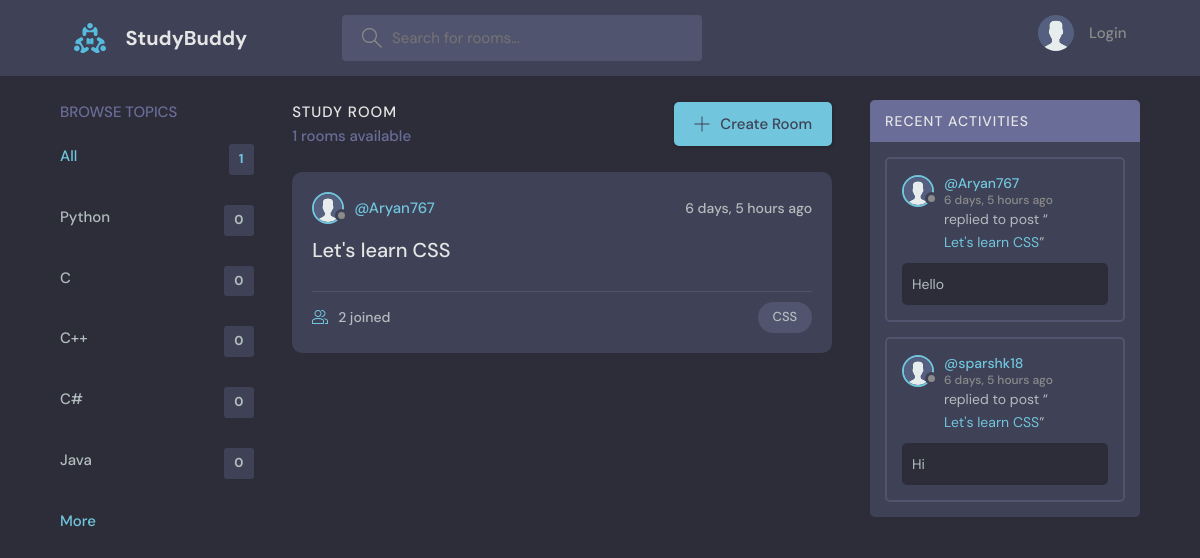
The page / on the database its author committed.
### base/models.py (models this page shows, shortened)
class Topic(models.Model):
    name = models.CharField(max_length=200)

class Room(models.Model):
    host = models.ForeignKey(User, on_delete=models.CASCADE, null=True)
    topic = models.ForeignKey(Topic, on_delete=models.CASCADE, null=True)
    name = models.CharField(max_length=200)
    description = models.TextField(null=True, blank=True)
    participants = models.ManyToManyField(User, related_name='participants', blank=True)
    updated = models.DateTimeField(auto_now=True)
    created = models.DateTimeField(auto_now_add=True)
    class Meta:
        ordering = ['-updated', '-created']

class Message(models.Model):
    user = models.ForeignKey(User, on_delete=models.CASCADE)
    room = models.ForeignKey(Room, on_delete=models.CASCADE)
    body = models.TextField()
    updated = models.DateTimeField(auto_now=True)
    created = models.DateTimeField(auto_now_add=True)
    class Meta:
        ordering = ['-updated', '-created']

### base/views.py (the view)
# urls.py: 2. Add a URL to urlpatterns:  path('', views.home, name='home')
def home(request):
    q = request.GET.get('q') if request.GET.get('q') != None else ''
    rooms = Room.objects.filter(
        Q(topic__name__icontains=q) |
        Q(name__icontains=q) |
        Q(description__icontains=q))
    topics = Topic.objects.all()[0:5]
    room_count = rooms.count()
    room_messages = Message.objects.filter(Q(room__name__icontains=q))
    context = {'rooms' : rooms, 'topics' : topics, 'room_count' : room_count, 'room_messages' : room_messages}
    return render(request, 'base/home.html', context)

### base/templates/base/home.html (shortened to what this page needs)
{% extends 'main.html' %}
{% block content %}
<main class="layout layout--3">
  <div class="container">
    {% include 'base/topics_component.html' %}
    <div class="roomList">
      <div class="roomList__header">
        <div>
          <h2>Study Room</h2>
          <p>{{room_count}} rooms available</p>
        </div>
        <a class="btn btn--main" href="{% url 'create-room' %}">
          <svg version="1.1" xmlns="http://www.w3.org/2000/svg" width="32" height="32" viewBox="0 0 32 32">
            <title>add</title>
            <path
              d="M16.943 0.943h-1.885v14.115h-14.115v1.885h14.115v14.115h1.885v-14.115h14.115v-1.885h-14.115v-14.115z"
            ></path>
          </svg>
          Create Room
        </a>
      </div>
      {% include 'base/feed_component.html' %}
    </div>
  {% include 'base/activity_component.html' %}
  </div>
</main>
{% endblock content %}

### base/templates/base/topics_component.html
<div class="topics">
    <div class="topics__header">
      <h2>Browse Topics</h2>
    </div>
    <ul class="topics__list">
      <li>
        <a href="{% url 'home' %}" class="active">All <span>{{room_count}}</span></a>
      </li>
      {% for topic in topics %}
      <li>
        <a href="{% url 'home' %}?q={{topic.name}}">{{ topic.name }}<span>{{topic.room_set.all.count}}</span></a>
      </li>
      {% endfor %}
      <a class="btn btn--link" href="{% url 'home_2' %}">
        More
      </a>
    </ul>
  </div>

### base/templates/base/feed_component.html (shortened to what this page needs)
{% load static %}
{% for room in rooms %}
<div class="roomListRoom">
        <div class="roomListRoom__header">
            <a href="{% url 'user-profile' room.host.id %}" class="roomListRoom__author">
                <div class="avatar avatar--small">
                    <img src="{% static 'images/avatar.svg' %}" />
                </div>
                <span>@{{room.host.username}}</span>
            </a>
            <div class="roomListRoom__actions">
            <span>{{room.created|timesince}} ago</span>
        </div>
    </div>
    <div class="roomListRoom__content">
        <a href="{% url 'room' room.id %}">{{room.name}}</a>
    </div>
    <div class="roomListRoom__meta">
        <a href="{% url 'room' room.id %}" class="roomListRoom__joined">
            {{room.participants.all.count}} joined
        </a>
        <p class="roomListRoom__topic">{{room.topic.name}}</p>
    </div>
</div>
{% endfor %}

### base/templates/base/activity_component.html (shortened to what this page needs)
{% load static %}
<div class="activities">
    <div class="activities__header">
      <h2>Recent Activities</h2>
    </div>
    {% for message in room_messages %}
    <div class="activities__box">
      <div class="activities__boxHeader roomListRoom__header">
        <a href="{% url 'user-profile' message.user.id %}" class="roomListRoom__author">
          <div class="avatar avatar--small">
            <img src="{% static 'images/avatar.svg' %}" />
          </div>
          <p>
            @{{ message.user }}
            <span>{{ message.created|timesince }} ago</span>
          </p>
        </a>
      </div>
      <div class="activities__boxContent">
        <p>replied to post “<a href="{% url 'room' message.room.id %}">{{ message.room.name }}</a>”</p>
        <div class="activities__boxRoomContent">
          {{ message.body }}
        </div>
      </div>
    </div>
    {% endfor %}
</div>

### rows shown on the page
Topic: name "Python", room_set.all.count "0"
Topic: name "C", room_set.all.count "0"
Topic: name "C++", room_set.all.count "0"
Topic: name "C#", room_set.all.count "0"
Topic: name "Java", room_set.all.count "0"
Room: host.username "Aryan767", created "6 days, 5 hours", name "Let's learn CSS", participants.all.count "2", topic.name "CSS"
Message: user "Aryan767", created "6 days, 5 hours", room.name "Let's learn CSS", body "Hello"
Message: user "sparshk18", created "6 days, 5 hours", room.name "Let's learn CSS", body "Hi"

### other values the page prints
{{ room_count }} "1"
